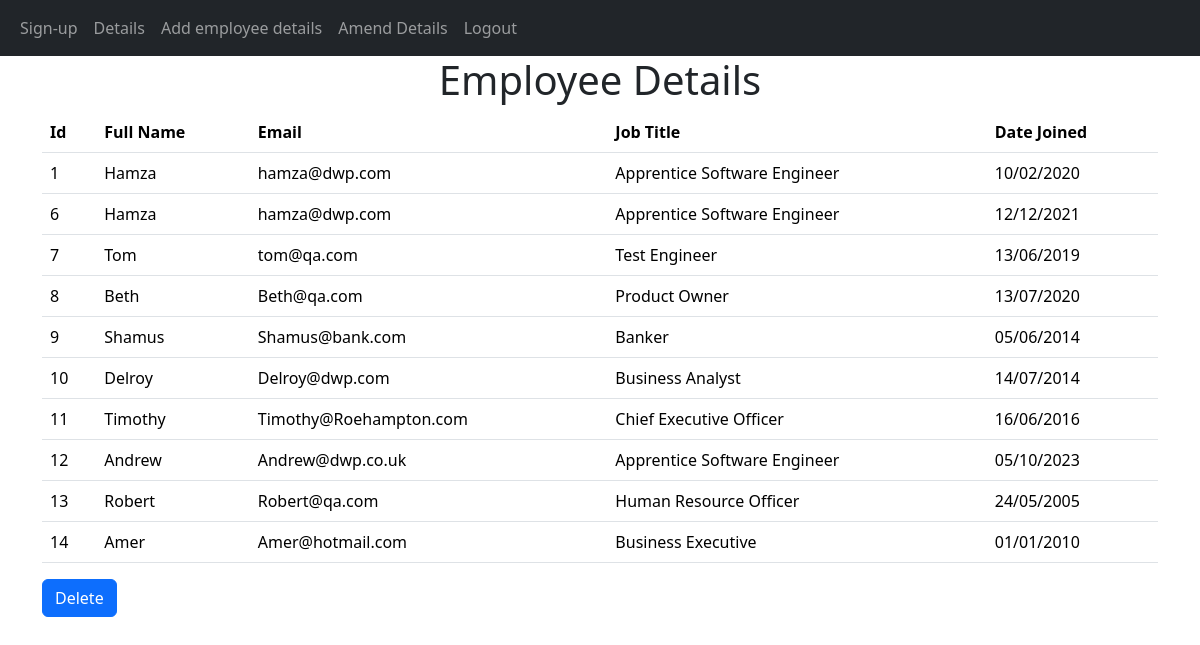
The page /detailsPage (signed in) on the database its author committed.
### website/models.py (models this page shows)
class Details(db.Model):
  id = db.Column(db.Integer, primary_key=True)
  full_name = db.Column(db.String(150))
  email = db.Column(db.String(150))
  job_title = db.Column(db.String(150))
  date_joined = db.Column(db.String(150))
  author = db.Column(db.Integer, db.ForeignKey('user.id', ondelete = "CASCADE"), nullable = False)

### website/detailsPage.py (the view)
@detailsPage.route("/detailsPage")
@login_required
def details():
  details = Details.query.all()
  return render_template("details.html", user = current_user,details=details)

### website/templates/details.html (shortened to what this page needs)
{% extends "base.html" %}
{% block content %}
<h1 align="center">Employee Details</h1>
<div id="details">
  <table class="table">
    <thead>
      <tr>
        <th scope="col">Id</th>
        <th scope="col">Full Name</th>
        <th scope="col">Email</th>
        <th scope="col">Job Title</th>
        <th scope="col">Date Joined</th>
      </tr>
    </thead>
{% for detail in details %}
  <tbody>
<tr>
  <td>{{detail.id}}</td>
  <td>{{detail.full_name}}</td>
  <td>{{detail.email}}</td>
  <td>{{detail.job_title}}</td>
  <td>{{detail.date_joined}}</td>
</tr>
</tbody>
{% endfor %}
</table>
</div>
{% if user.admin == "1" %}
<form action="/delete" method="get">
  <button name="deleteButton" type="submit" class="btn btn-primary">Delete</button>
</form>
{% endif %}
{% endblock %}

### website/templates/base.html (shortened to what this page needs)
<!DOCTYPE html>
<html lang="en">
<head>
  <link href="https://cdn.jsdelivr.net/npm/bootstrap@5.3.1/dist/css/bootstrap.min.css" rel="stylesheet">
</head>
<body>
  <nav class ="navbar navbar-expand-lg navbar-dark bg-dark">
    <div class ="container-fluid">
    <div class = "collapse navbar-collapse" id = "navbar">
      <div class ="navbar-nav">
        <a class = "nav-item nav-link" href="/sign-up">Sign-up</a>
        <a class = "nav-item nav-link" href="/detailsPage">Details</a>
        <a class = "nav-item nav-link" href="/post">Add employee details</a>
        <a class = "nav-item nav-link" href="/update">Amend Details</a>
        <a class = "nav-item nav-link" href="/logout">Logout</a>
      </div>
    </div>
  </div>
  </nav>
  <div class = "container">
    {% block content %}{% endblock %}
  </div>
</body>
</html>

### rows shown on the page
Details: id "1", full_name "Hamza", email "hamza@dwp.com", job_title "Apprentice Software Engineer", date_joined "10/02/2020"
Details: id "6", full_name "Hamza", email "hamza@dwp.com", job_title "Apprentice Software Engineer", date_joined "12/12/2021"
Details: id "7", full_name "Tom", email "tom@qa.com", job_title "Test Engineer", date_joined "13/06/2019"
Details: id "8", full_name "Beth", email "Beth@qa.com", job_title "Product Owner", date_joined "13/07/2020"
Details: id "9", full_name "Shamus", email "Shamus@bank.com", job_title "Banker", date_joined "05/06/2014"
Details: id "10", full_name "Delroy", email "Delroy@dwp.com", job_title "Business Analyst", date_joined "14/07/2014"
Details: id "11", full_name "Timothy", email "Timothy@Roehampton.com", job_title "Chief Executive Officer", date_joined "16/06/2016"
Details: id "12", full_name "Andrew", email "Andrew@dwp.co.uk", job_title "Apprentice Software Engineer", date_joined "05/10/2023"
Details: id "13", full_name "Robert", email "Robert@qa.com", job_title "Human Resource Officer", date_joined "24/05/2005"
Details: id "14", full_name "Amer", email "Amer@hotmail.com", job_title "Business Executive", date_joined "01/01/2010"
